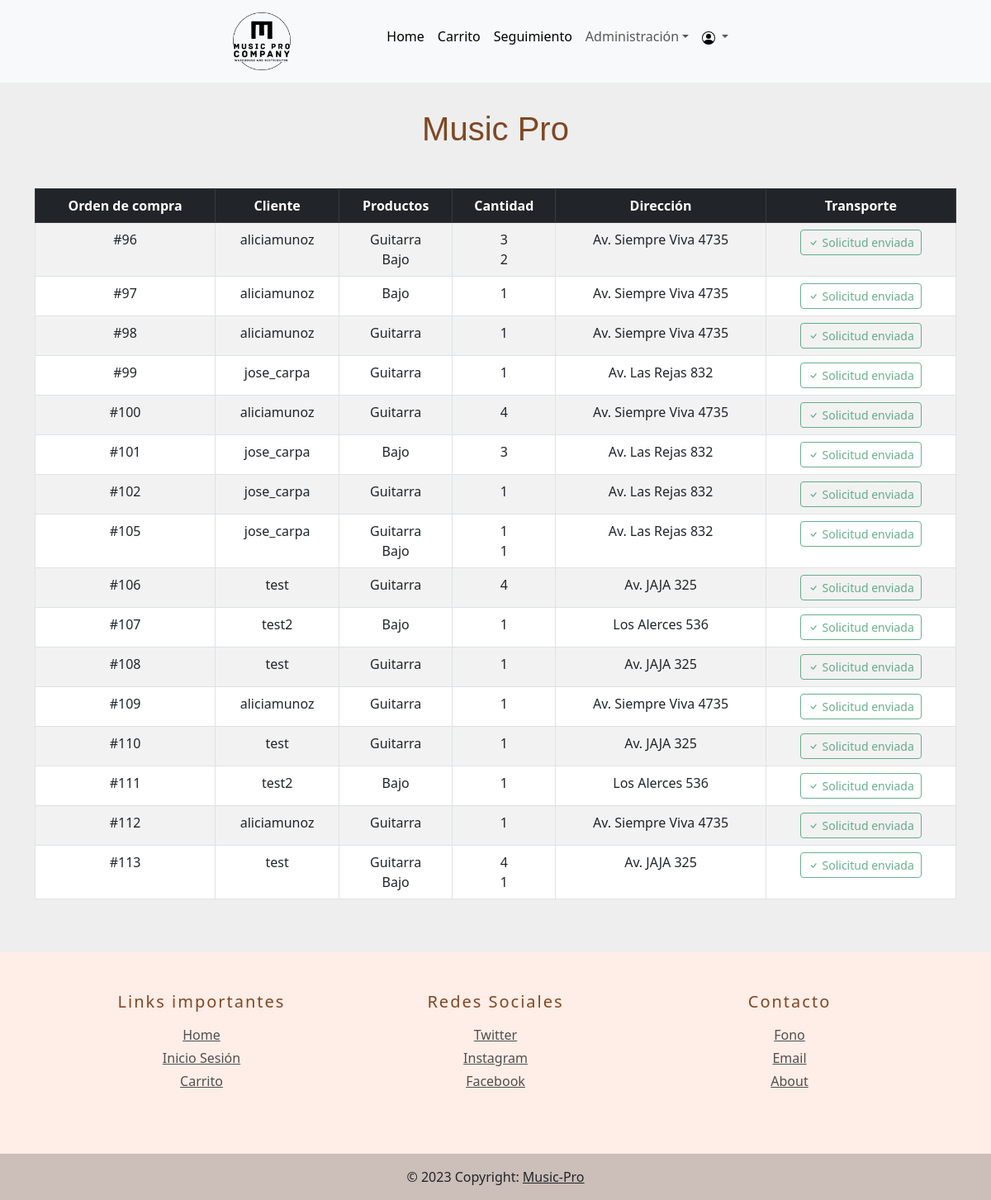
The app's page /transporte/ (signed in), older data.
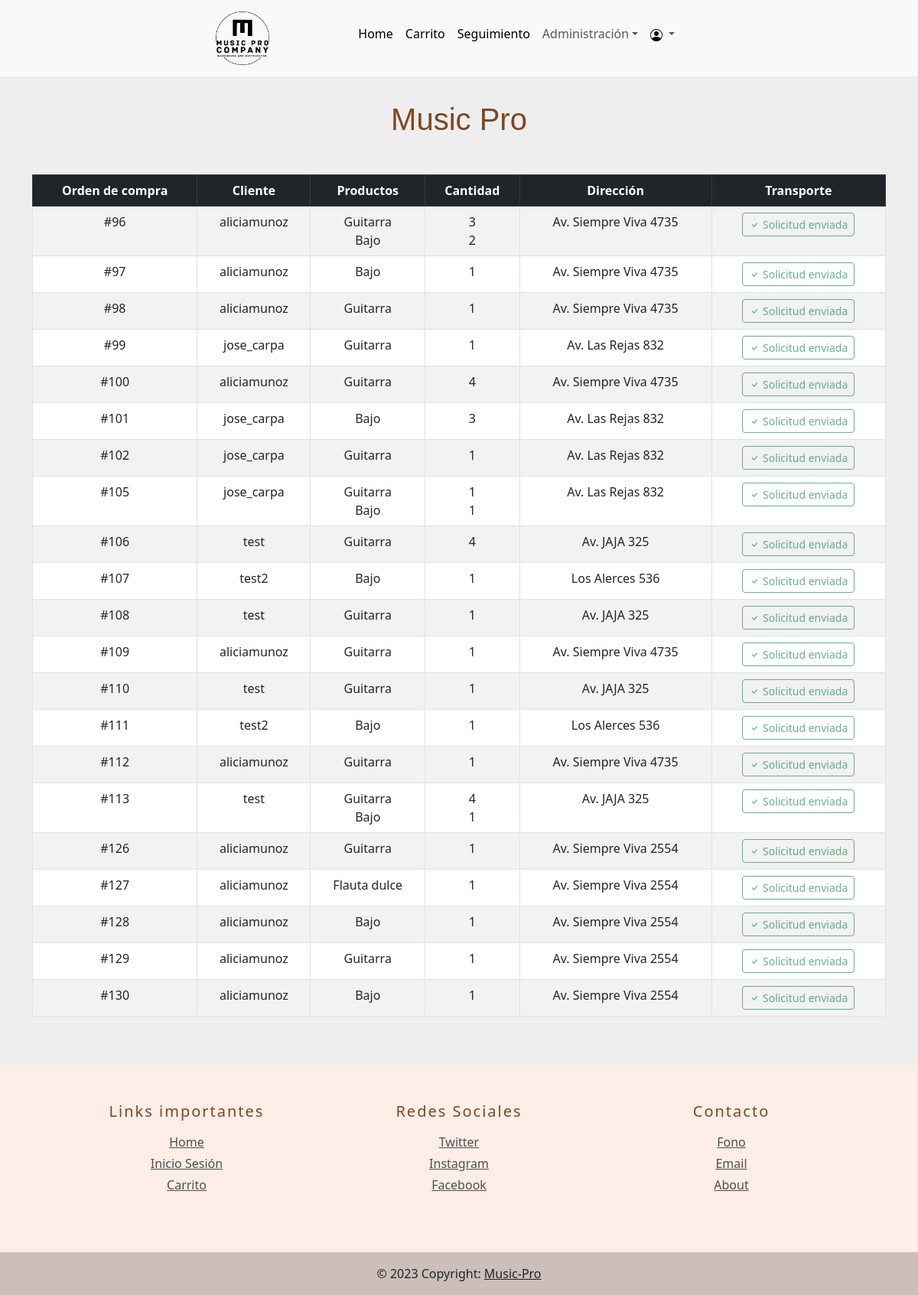
The same page, newer data.
### MusicPro/models.py (models this page shows, shortened)
class OrdenCompra(models.Model):
    usuario = models.ForeignKey(User, on_delete=models.CASCADE)
    fecha = models.DateTimeField(auto_now_add=True)
    productos = models.ManyToManyField('Producto', through='ItemOrdenCompra')
    direccion_envio = models.CharField(blank=True, max_length=70, verbose_name='Dirección del pedido', null=True)
    solicitud_exitosa = models.BooleanField(default=False, verbose_name='Solicitud exitosa')
    email = models.EmailField(default='example@example.com')
    class Meta:
        verbose_name_plural = "ordenes"

class Producto(models.Model):
    id = models.AutoField(primary_key=True, unique=True)
    nombre = models.CharField(max_length=50)
    precio = models.IntegerField()
    descripcion = models.TextField()
    imagen = models.ImageField(upload_to='productos', null=True)
    cantidad = models.IntegerField(default=0)
    tipo_instrumento = models.CharField(max_length=50, null=True)

class ItemOrdenCompra(models.Model):
    producto = models.ForeignKey('Producto', on_delete=models.CASCADE)
    orden_compra = models.ForeignKey('OrdenCompra', on_delete=models.CASCADE)
    cantidad = models.PositiveIntegerField()
    class Meta:
        verbose_name_plural = "items"

### MusicPro/views.py (the view, shortened to what this page needs)
# urls.py: path('transporte/', views.transporte, name='transporte'),
def transporte(request):
    if request.user.is_superuser:
        ordenes = OrdenCompra.objects.all()
        items = ItemOrdenCompra.objects.all()
        context = {
            'ordenes': ordenes,
            'items':items,
            }
    else:
        return render(request, '404.html')
    return render(request, 'transporte.html', context)

### MusicPro/templates/transporte.html (shortened to what this page needs)
{% extends "baseHome.html" %}
{% load static %}
{% block content %}
<div class="container mt-5 mb-5">
    <div class="row">
        <div class="col-12 text-center">
            <div class="table-responsive">
                <table class="table table-striped table-bordered">
                    <thead class="table-dark">
                        <tr>
                            <th>Orden de compra</th>
                            <th>Cliente</th>
                            <th>Productos</th>
                            <th>Cantidad</th>
                            <th>Dirección</th>
                            <th>Transporte</th>
                        </tr>
                    </thead>
                    <tbody>
                        {% for orden in ordenes %}
                        <tr>
                            <td>#{{ orden.id }}</td>
                            <td>{{ orden.usuario.username }}</td>
                            <td>
                                {% for item in orden.productos.all %}
                                {{ item.nombre }}
                                <br>
                                {% endfor %}
                            </td>
                            <td>
                                {% for item in orden.itemordencompra_set.all %}
                                {{ item.cantidad }}
                                <br>
                                {% endfor %}
                            </td>
                            <td>{{ orden.direccion_envio }}</td>
                            <td>
                                <form action="{% url 'transporte' %}" method="POST">
                                    {% if orden.solicitud_exitosa %}
                                    <button type="button" class="btn btn-outline-success btn-sm" disabled>
                                        <i class="bi bi-check"></i> Solicitud enviada
                                    </button>
                                    {% endif %}
                                </form>
                            </td>
                        </tr>
                        {% endfor %}
                    </tbody>
                </table>
            </div>
        </div>
    </div>
</div>
{% endblock %}

Row changes from the older to the newer data that the page shows:
added OrdenCompra: id "126", usuario.username "aliciamunoz", direccion_envio "Av. Siempre Viva 2554", solicitud_exitosa True (drawn), Producto (nombre "Guitarra")
added ItemOrdenCompra: cantidad "1", shown under "126"
added OrdenCompra: id "127", usuario.username "aliciamunoz", direccion_envio "Av. Siempre Viva 2554", solicitud_exitosa True (drawn)
now on this page (row edited): Producto: nombre "Flauta dulce", shown under "127"
added ItemOrdenCompra: cantidad "1", shown under "127"
added OrdenCompra: id "128", usuario.username "aliciamunoz", direccion_envio "Av. Siempre Viva 2554", solicitud_exitosa True (drawn), Producto (nombre "Bajo")
added ItemOrdenCompra: cantidad "1", shown under "128"
added OrdenCompra: id "129", usuario.username "aliciamunoz", direccion_envio "Av. Siempre Viva 2554", solicitud_exitosa True (drawn), Producto (nombre "Guitarra")
added ItemOrdenCompra: cantidad "1", shown under "129"
added OrdenCompra: id "130", usuario.username "aliciamunoz", direccion_envio "Av. Siempre Viva 2554", solicitud_exitosa True (drawn), Producto (nombre "Bajo")
added ItemOrdenCompra: cantidad "1", shown under "130"
